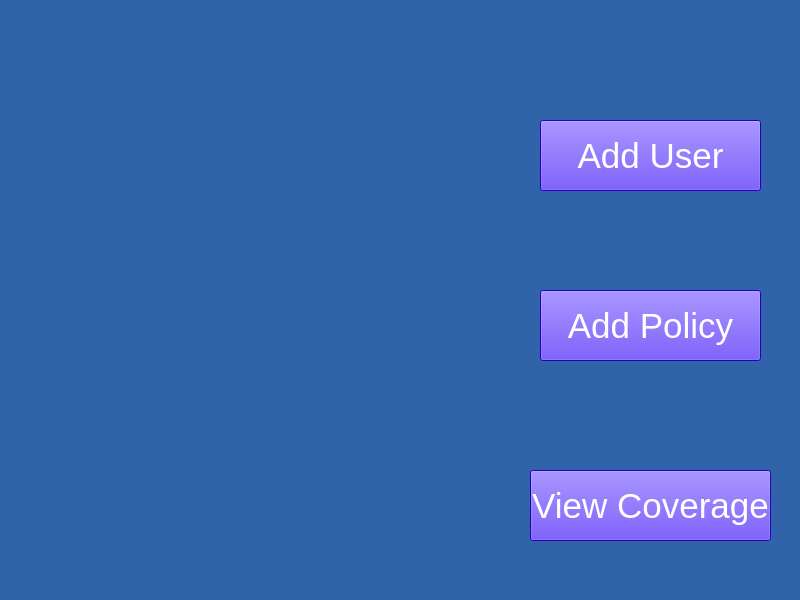
<?xml version="1.0" encoding="UTF-8"?>
<ui version="4.0">
 <class>MainWindow</class>
 <widget class="QMainWindow" name="MainWindow">
  <property name="geometry">
   <rect>
    <x>0</x>
    <y>0</y>
    <width>800</width>
    <height>600</height>
   </rect>
  </property>
  <property name="windowTitle">
   <string>Main Menu</string>
  </property>
  <property name="styleSheet">
   <string notr="true">background-color:rgb(49, 99, 170)</string>
  </property>
  <property name="tabShape">
   <enum>QTabWidget::Rounded</enum>
  </property>
  <widget class="QWidget" name="centralwidget">
   <widget class="QLabel" name="lblLogo">
    <property name="geometry">
     <rect>
      <x>30</x>
      <y>150</y>
      <width>331</width>
      <height>261</height>
     </rect>
    </property>
    <property name="font">
     <font>
      <pointsize>72</pointsize>
     </font>
    </property>
    <property name="text">
     <string/>
    </property>
    <property name="pixmap">
     <pixmap>ids-white.png</pixmap>
    </property>
    <property name="scaledContents">
     <bool>true</bool>
    </property>
   </widget>
   <widget class="QLabel" name="lblAddUser_img">
    <property name="geometry">
     <rect>
      <x>410</x>
      <y>90</y>
      <width>81</width>
      <height>121</height>
     </rect>
    </property>
    <property name="font">
     <font>
      <pointsize>26</pointsize>
     </font>
    </property>
    <property name="text">
     <string/>
    </property>
    <property name="pixmap">
     <pixmap>add-user-white.png</pixmap>
    </property>
    <property name="scaledContents">
     <bool>true</bool>
    </property>
   </widget>
   <widget class="QLabel" name="lblAddPolicy_img">
    <property name="geometry">
     <rect>
      <x>390</x>
      <y>270</y>
      <width>111</width>
      <height>121</height>
     </rect>
    </property>
    <property name="font">
     <font>
      <pointsize>26</pointsize>
     </font>
    </property>
    <property name="text">
     <string/>
    </property>
    <property name="pixmap">
     <pixmap>add-policy-white.png</pixmap>
    </property>
    <property name="scaledContents">
     <bool>true</bool>
    </property>
   </widget>
   <widget class="QLabel" name="lblViewCoverage_img">
    <property name="geometry">
     <rect>
      <x>390</x>
      <y>440</y>
      <width>111</width>
      <height>121</height>
     </rect>
    </property>
    <property name="font">
     <font>
      <pointsize>26</pointsize>
     </font>
    </property>
    <property name="text">
     <string/>
    </property>
    <property name="pixmap">
     <pixmap>view-coverage-white.png</pixmap>
    </property>
    <property name="scaledContents">
     <bool>true</bool>
    </property>
   </widget>
   <widget class="QPushButton" name="btnAddUser">
    <property name="geometry">
     <rect>
      <x>540</x>
      <y>120</y>
      <width>221</width>
      <height>71</height>
     </rect>
    </property>
    <property name="font">
     <font>
      <pointsize>26</pointsize>
     </font>
    </property>
    <property name="styleSheet">
     <string notr="true">color:#FFFFFF;background-color:rgb(50,0,255);</string>
    </property>
    <property name="text">
     <string>Add User</string>
    </property>
   </widget>
   <widget class="QPushButton" name="btnAddPolicy">
    <property name="geometry">
     <rect>
      <x>540</x>
      <y>290</y>
      <width>221</width>
      <height>71</height>
     </rect>
    </property>
    <property name="font">
     <font>
      <pointsize>26</pointsize>
     </font>
    </property>
    <property name="styleSheet">
     <string notr="true">color:#FFFFFF;background-color:rgb(50,0,255);</string>
    </property>
    <property name="text">
     <string>Add Policy</string>
    </property>
   </widget>
   <widget class="QPushButton" name="btnViewCoverage">
    <property name="geometry">
     <rect>
      <x>530</x>
      <y>470</y>
      <width>241</width>
      <height>71</height>
     </rect>
    </property>
    <property name="font">
     <font>
      <pointsize>26</pointsize>
     </font>
    </property>
    <property name="styleSheet">
     <string notr="true">color:#FFFFFF;background-color:rgb(50,0,255);</string>
    </property>
    <property name="text">
     <string>View Coverage</string>
    </property>
   </widget>
  </widget>
 </widget>
 <resources/>
 <connections/>
</ui>
